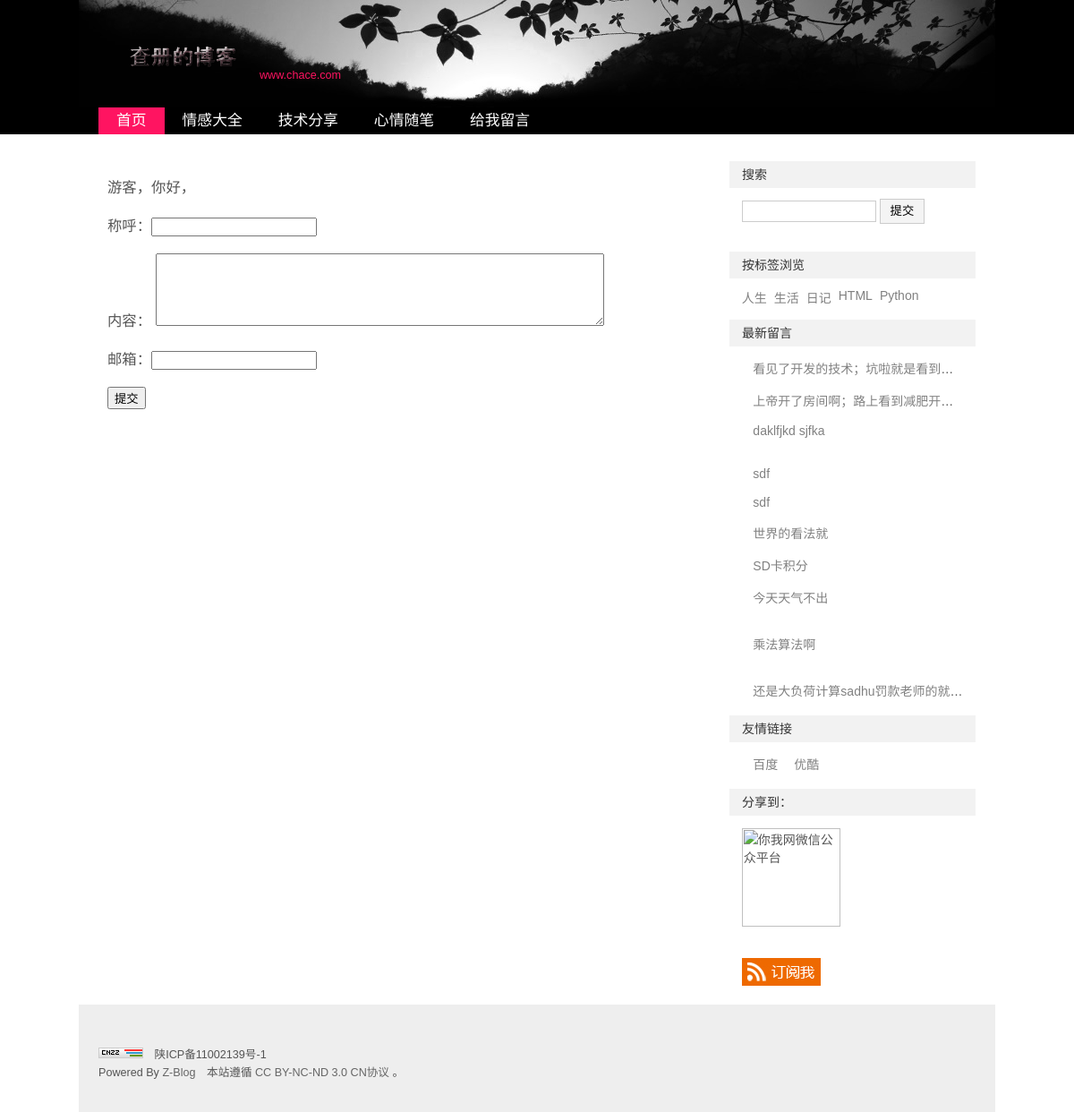
Page /ly/ on the earlier database version.
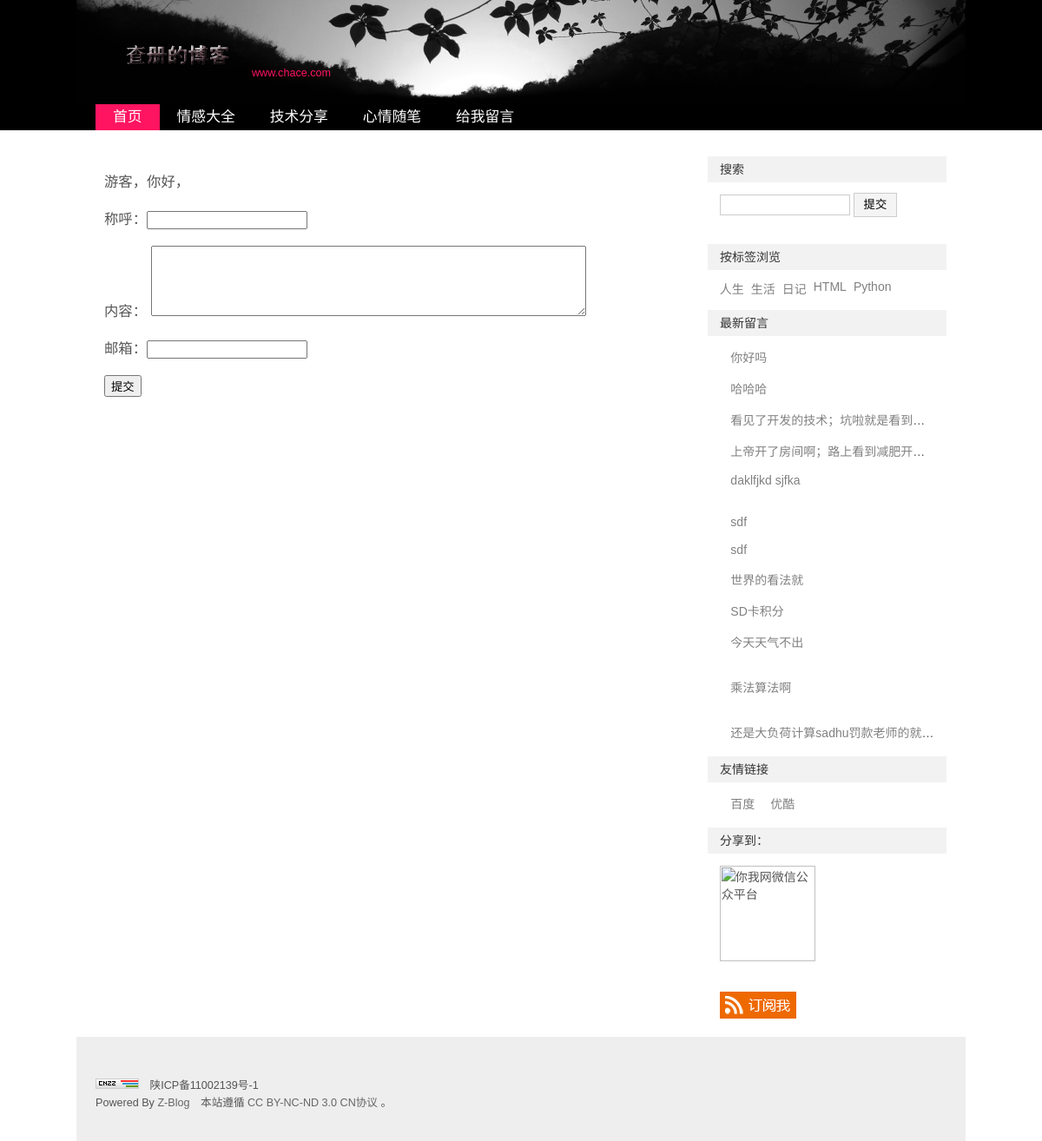
Same page on the later database version.
### blog/models.py (models this page shows, shortened)
class Category(models.Model):
    name=models.CharField('标题',max_length=50)
    class Meta:
        verbose_name='分类'
        verbose_name_plural=verbose_name

class Tag(models.Model):
    name=models.CharField('标签',max_length=30,)
    class Meta:
        verbose_name="标签"
        verbose_name_plural=verbose_name

class message(models.Model):
    mess_ip=models.GenericIPAddressField('ip')
    mess_nc=models.CharField('昵称',max_length=50)
    mess_mail=models.EmailField('邮箱')
    mess_cont=models.CharField('留言内容',max_length=54)
    mess_date=models.DateField('发表时间',auto_now_add=True)
    STATUS_CHOICES={
        ('t','true'),
        ('f','False')
    }
    status=models.CharField('状态',max_length=1,choices=STATUS_CHOICES)
    class Meta:
        verbose_name='留言'
        verbose_name_plural=verbose_name

class link(models.Model):
    name=models.CharField('链接名称',max_length=30)
    link_url=models.URLField('链接地址')
    link_des=models.CharField('链接描述',max_length=54,null=True,blank=True)
    STATUS_CHOICES={
        ('t','true'),
        ('f','False')
    }
    status=models.CharField('状态',max_length=1,choices=STATUS_CHOICES)
    class Meta:
        verbose_name='友情链接'
        verbose_name_plural=verbose_name

### blog/views.py (the view)
# urls.py: url(r'^ly/$',views.ly,name='ly'),
def ly(request):
    if request.method=="POST":
        if request.META.has_key('HTTP_X_FORWARDED_FOR'):
            ip =  request.META['HTTP_X_FORWARDED_FOR']
        else:
            ip = request.META['REMOTE_ADDR']
        name= request.POST.get('name')
        nr=request.POST.get('cont')
        email=request.POST.get('email')
        print name,nr,email
        aa=message(mess_ip=ip,mess_cont=nr,mess_mail=email,mess_nc=name,)
        aa.save()
        return HttpResponse('成功')
    else:
        cat=Category.objects.all()
        tag=Tag.objects.all()
        link_=link.objects.all()
        url= request.build_absolute_uri()
        url=url[:-1]
        mess=message.objects.all().order_by('-mess_date')
        return render(request,'play/ly.html',{'cat':cat,'tag':tag,'link_':link_,'url':url,'lyform':lyform,'mess':mess,})

### blog/templates/play/ly.html (shortened to what this page needs)
{% load static %}
<html xmlns="http://www.w3.org/1999/xhtml" xml:lang="zh-CN" lang="zh-CN">
<head>
    <link rel="stylesheet" rev="stylesheet" href="{% static 'css/default.css' %}" type="text/css" media="screen">
</head>
<body class="multi default">
    <div id="divAll">
        <div id="divPage">
            <div id="divMiddle">
                {% include 'play/top.html' %}
                {% include 'play/nav.html' %}
                <div id="divMain"><h3>
                    游客，你好，<br /><br>
                    <form action="." method="POST">
                        <a>称呼：</a><input type="text" name="name" id="ch" /><br><br>
                        <a>内容：</a>
                        <textarea rows="5" cols="60" name="cont"></textarea><br><br>
                        <a>邮箱：</a><input type="email" name="email"><br><br>
                        <input type="submit" value="提交"/>
                    </form>
                </h3></div>
                {% include 'play/right.html' %}
                {% include 'play/bottom.html' %}
</body></html>

### blog/templates/play/nav.html (shortened to what this page needs)
{% load static %}
<!DOCTYPE html>
<html lang="en">
<head>
    <link rel="stylesheet" rev="stylesheet" href="{% static 'css/default.css' %}" type="text/css" media="screen">
</head>
<body>
    <div id="divNavBar">
        <ul>
            <li><a href="/" class="on">首页</a></li>
            {% for i in cat %}
                <li><a href="{% url 'fl' i.id %}"  title="{{ i.name }}">{{ i.name }}</a></li>
            {% endfor %}
            <li><a href="{% url 'ly' %}" class="nn">给我留言</a></li>
        </ul>
            </div>
</body>
</html>

### blog/templates/play/right.html (shortened to what this page needs)
{% load static %}
<!DOCTYPE html>
<html lang="en">
<head>
    <link rel="stylesheet" rev="stylesheet" href="{{ url }}{% static 'css/default.css' %}" type="text/css" media="screen">
</head>
<body>
<div id="divSidebar">
    <dl class="function" id="divSearchPanel">
        <dt class="function_t">搜索</dt>
        <dd class="function_c">
            <div style="padding:0.5em 0 0.5em 1em;">
                <form method="post" action="#">
                    <input type="text" name="edtSearch" id="edtSearch" size="12">
                    <input type="submit" value="提交" name="btnPost" id="btnPost">
                </form>
            </div>
        </dd>
    </dl>
    <dl class="function" id="divTags">
        <dt class="function_t">按标签浏览</dt>
        <dd class="function_c">
            <ul>{% for i in tag %}
                <li class="tag-name tag-name-size-2"><a href="{{url}}{% url 'bq' i.id%}">{{ i.name }}</a></li>
                {% endfor %}    </ul>
        </dd>
    </dl>
    <dl class="function" id="divComments">
        <dt class="function_t">最新留言</dt>
        <dd class="function_c">
            <ul>
                {% for a in mess %}
                    <li style="text-overflow:ellipsis;"><a href="#" title="f">{{ a.mess_cont }}</a></li>
                {%endfor%}
            </ul>
        </dd>
    </dl>
    <dl class="function" id="divLinkage">
        <dt class="function_t">友情链接</dt>
        <dd class="function_c">
            <ul>
                <li>{% for i in link_ %}
                    <a href="{{ i.link_url }}" target="_blank">{{ i.name }}</a>
                    {% endfor %}
                </li>
            </ul>
        </dd>
    </dl><dl class="function" id="divMisc">
    <dt class="function_t">分享到：</dt>
    <dd class="function_c">
        <ul><li><img src="#" height="110" width="110" border="0" alt="你我网微信公众平台" title="微信扫一扫，关注圈圈的最新消息。"></li><li></li><li><a href="http://www.youmew.com/feed.asp" target="_blank"><img src="./你我网 - www.Youmew.com_files/rss.png" height="31" width="88" border="0" alt="订阅本站的 RSS 2.0 新闻聚合"></a></li></ul>
    </dd>
</dl>
</div>
</body>
</html>

Differences in the rows shown:
added message: mess_cont "你好吗"
added message: mess_cont "哈哈哈"
